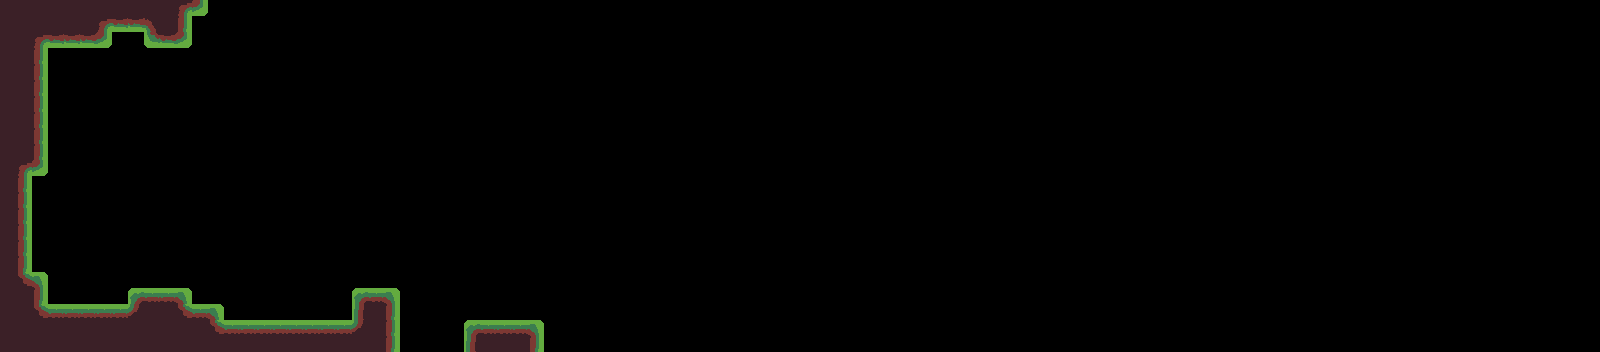

Tiled map render using the project's own tile images. Description and the whole map definition, tile-layer contents included, below:
An orthogonal 100x22 tile map with 16x16 px tiles, 1 tile layer (Tile Layer 1) and 3 objects.

<map version="1.5" tiledversion="1.7.2" orientation="orthogonal" renderorder="right-down" width="100" height="22" tilewidth="16" tileheight="16" infinite="0" nextlayerid="6" nextobjectid="26">
 <tileset firstgid="1" source="tileset_grass.tsx" />
 <layer id="1" name="Tile Layer 1" width="100" height="22">
  <data encoding="csv">
12,12,12,12,12,12,12,12,12,12,12,4,23,0,0,0,0,0,0,0,0,0,0,0,0,0,0,0,0,0,0,0,0,0,0,0,0,0,0,0,0,0,0,0,0,0,0,0,0,0,0,0,0,0,0,0,0,0,0,0,0,0,0,0,0,0,0,0,0,0,0,0,0,0,0,0,0,0,0,0,0,0,0,0,0,0,0,0,0,0,0,0,0,0,0,0,0,0,0,0,
12,12,12,12,12,12,4,22,22,5,12,13,0,0,0,0,0,0,0,0,0,0,0,0,0,0,0,0,0,0,0,0,0,0,0,0,0,0,0,0,0,0,0,0,0,0,0,0,0,0,0,0,0,0,0,0,0,0,0,0,0,0,0,0,0,0,0,0,0,0,0,0,0,0,0,0,0,0,0,0,0,0,0,0,0,0,0,0,0,0,0,0,0,0,0,0,0,0,0,0,
12,12,4,22,22,22,23,0,0,21,22,23,0,0,0,0,0,0,0,0,0,0,0,0,0,0,0,0,0,0,0,0,0,0,0,0,0,0,0,0,0,0,0,0,0,0,0,0,0,0,0,0,0,0,0,0,0,0,0,0,0,0,0,0,0,0,0,0,0,0,0,0,0,0,0,0,0,0,0,0,0,0,0,0,0,0,0,0,0,0,0,0,0,0,0,0,0,0,0,0,
12,12,13,0,0,0,0,0,0,0,0,0,0,0,0,0,0,0,0,0,0,0,0,0,0,0,0,0,0,0,0,0,0,0,0,0,0,0,0,0,0,0,0,0,0,0,0,0,0,0,0,0,0,0,0,0,0,0,0,0,0,0,0,0,0,0,0,0,0,0,0,0,0,0,0,0,0,0,0,0,0,0,0,0,0,0,0,0,0,0,0,0,0,0,0,0,0,0,0,0,
12,12,13,0,0,0,0,0,0,0,0,0,0,0,0,0,0,0,0,0,0,0,0,0,0,0,0,0,0,0,0,0,0,0,0,0,0,0,0,0,0,0,0,0,0,0,0,0,0,0,0,0,0,0,0,0,0,0,0,0,0,0,0,0,0,0,0,0,0,0,0,0,0,0,0,0,0,0,0,0,0,0,0,0,0,0,0,0,0,0,0,0,0,0,0,0,0,0,0,0,
12,12,13,0,0,0,0,0,0,0,0,0,0,0,0,0,0,0,0,0,0,0,0,0,0,0,0,0,0,0,0,0,0,0,0,0,0,0,0,0,0,0,0,0,0,0,0,0,0,0,0,0,0,0,0,0,0,0,0,0,0,0,0,0,0,0,0,0,0,0,0,0,0,0,0,0,0,0,0,0,0,0,0,0,0,0,0,0,0,0,0,0,0,0,0,0,0,0,0,0,
12,12,13,0,0,0,0,0,0,0,0,0,0,0,0,0,0,0,0,0,0,0,0,0,0,0,0,0,0,0,0,0,0,0,0,0,0,0,0,0,0,0,0,0,0,0,0,0,0,0,0,0,0,0,0,0,0,0,0,0,0,0,0,0,0,0,0,0,0,0,0,0,0,0,0,0,0,0,0,0,0,0,0,0,0,0,0,0,0,0,0,0,0,0,0,0,0,0,0,0,
12,12,13,0,0,0,0,0,0,0,0,0,0,0,0,0,0,0,0,0,0,0,0,0,0,0,0,0,0,0,0,0,0,0,0,0,0,0,0,0,0,0,0,0,0,0,0,0,0,0,0,0,0,0,0,0,0,0,0,0,0,0,0,0,0,0,0,0,0,0,0,0,0,0,0,0,0,0,0,0,0,0,0,0,0,0,0,0,0,0,0,0,0,0,0,0,0,0,0,0,
12,12,13,0,0,0,0,0,0,0,0,0,0,0,0,0,0,0,0,0,0,0,0,0,0,0,0,0,0,0,0,0,0,0,0,0,0,0,0,0,0,0,0,0,0,0,0,0,0,0,0,0,0,0,0,0,0,0,0,0,0,0,0,0,0,0,0,0,0,0,0,0,0,0,0,0,0,0,0,0,0,0,0,0,0,0,0,0,0,0,0,0,0,0,0,0,0,0,0,0,
12,12,13,0,0,0,0,0,0,0,0,0,0,0,0,0,0,0,0,0,0,0,0,0,0,0,0,0,0,0,0,0,0,0,0,0,0,0,0,0,0,0,0,0,0,0,0,0,0,0,0,0,0,0,0,0,0,0,0,0,0,0,0,0,0,0,0,0,0,0,0,0,0,0,0,0,0,0,0,0,0,0,0,0,0,0,0,0,0,0,0,0,0,0,0,0,0,0,0,0,
12,4,23,0,0,0,0,0,0,0,0,0,0,0,0,0,0,0,0,0,0,0,0,0,0,0,0,0,0,0,0,0,0,0,0,0,0,0,0,0,0,0,0,0,0,0,0,0,0,0,0,0,0,0,0,0,0,0,0,0,0,0,0,0,0,0,0,0,0,0,0,0,0,0,0,0,0,0,0,0,0,0,0,0,0,0,0,0,0,0,0,0,0,0,0,0,0,0,0,0,
12,13,0,0,0,0,0,0,0,0,0,0,0,0,0,0,0,0,0,0,0,0,0,0,0,0,0,0,0,0,0,0,0,0,0,0,0,0,0,0,0,0,0,0,0,0,0,0,0,0,0,0,0,0,0,0,0,0,0,0,0,0,0,0,0,0,0,0,0,0,0,0,0,0,0,0,0,0,0,0,0,0,0,0,0,0,0,0,0,0,0,0,0,0,0,0,0,0,0,0,
12,13,0,0,0,0,0,0,0,0,0,0,0,0,0,0,0,0,0,0,0,0,0,0,0,0,0,0,0,0,0,0,0,0,0,0,0,0,0,0,0,0,0,0,0,0,0,0,0,0,0,0,0,0,0,0,0,0,0,0,0,0,0,0,0,0,0,0,0,0,0,0,0,0,0,0,0,0,0,0,0,0,0,0,0,0,0,0,0,0,0,0,0,0,0,0,0,0,0,0,
12,13,0,0,0,0,0,0,0,0,0,0,0,0,0,0,0,0,0,0,0,0,0,0,0,0,0,0,0,0,0,0,0,0,0,0,0,0,0,0,0,0,0,0,0,0,0,0,0,0,0,0,0,0,0,0,0,0,0,0,0,0,0,0,0,0,0,0,0,0,0,0,0,0,0,0,0,0,0,0,0,0,0,0,0,0,0,0,0,0,0,0,0,0,0,0,0,0,0,0,
12,13,0,0,0,0,0,0,0,0,0,0,0,0,0,0,0,0,0,0,0,0,0,0,0,0,0,0,0,0,0,0,0,0,0,0,0,0,0,0,0,0,0,0,0,0,0,0,0,0,0,0,0,0,0,0,0,0,0,0,0,0,0,0,0,0,0,0,0,0,0,0,0,0,0,0,0,0,0,0,0,0,0,0,0,0,0,0,0,0,0,0,0,0,0,0,0,0,0,0,
12,13,0,0,0,0,0,0,0,0,0,0,0,0,0,0,0,0,0,0,0,0,0,0,0,0,0,0,0,0,0,0,0,0,0,0,0,0,0,0,0,0,0,0,0,0,0,0,0,0,0,0,0,0,0,0,0,0,0,0,0,0,0,0,0,0,0,0,0,0,0,0,0,0,0,0,0,0,0,0,0,0,0,0,0,0,0,0,0,0,0,0,0,0,0,0,0,0,0,0,
12,13,0,0,0,0,0,0,0,0,0,0,0,0,0,0,0,0,0,0,0,0,0,0,0,0,0,0,0,0,0,0,0,0,0,0,0,0,0,0,0,0,0,0,0,0,0,0,0,0,0,0,0,0,0,0,0,0,0,0,0,0,0,0,0,0,0,0,0,0,0,0,0,0,0,0,0,0,0,0,0,0,0,0,0,0,0,0,0,0,0,0,0,0,0,0,0,0,0,0,
12,14,3,0,0,0,0,0,0,0,0,0,0,0,0,0,0,0,0,0,0,0,0,0,0,0,0,0,0,0,0,0,0,0,0,0,0,0,0,0,0,0,0,0,0,0,0,0,0,0,0,0,0,0,0,0,0,0,0,0,0,0,0,0,0,0,0,0,0,0,0,0,0,0,0,0,0,0,0,0,0,0,0,0,0,0,0,0,0,0,0,0,0,0,0,0,0,0,0,0,
12,12,13,0,0,0,0,0,1,2,2,3,0,0,0,0,0,0,0,0,0,0,1,2,3,0,0,0,0,0,0,0,0,0,0,0,0,0,0,0,0,0,0,0,0,0,0,0,0,0,0,0,0,0,0,0,0,0,0,0,0,0,0,0,0,0,0,0,0,0,0,0,0,0,0,0,0,0,0,0,0,0,0,0,0,0,0,0,0,0,0,0,0,0,0,0,0,0,0,0,
12,12,14,2,2,2,2,2,15,12,12,14,2,3,0,0,0,0,0,0,0,0,11,12,13,0,0,0,0,0,0,0,0,0,0,0,0,0,0,0,0,0,0,0,0,0,0,0,0,0,0,0,0,0,0,0,0,0,0,0,0,0,0,0,0,0,0,0,0,0,0,0,0,0,0,0,0,0,0,0,0,0,0,0,0,0,0,0,0,0,0,0,0,0,0,0,0,0,0,0,
12,12,12,12,12,12,12,12,12,12,12,12,12,14,2,2,2,2,2,2,2,2,15,12,13,0,0,0,0,1,2,2,2,3,0,0,0,0,0,0,0,0,0,0,0,0,0,0,0,0,0,0,0,0,0,0,0,0,0,0,0,0,0,0,0,0,0,0,0,0,0,0,0,0,0,0,0,0,0,0,0,0,0,0,0,0,0,0,0,0,0,0,0,0,0,0,0,0,0,0,
12,12,12,12,12,12,12,12,12,12,12,12,12,12,12,12,12,12,12,12,12,12,12,12,13,0,0,0,0,11,12,12,12,13,0,0,0,0,0,0,0,0,0,0,0,0,0,0,0,0,0,0,0,0,0,0,0,0,0,0,0,0,0,0,0,0,0,0,0,0,0,0,0,0,0,0,0,0,0,0,0,0,0,0,0,0,0,0,0,0,0,0,0,0,0,0,0,0,0,0
</data>
 </layer>
 <objectgroup id="5" name="Entities">
  <object id="23" gid="46" x="304" y="320" width="16" height="16" />
  <object id="24" gid="46" x="512" y="320" width="16" height="16" />
  <object id="25" gid="41" x="80" y="304" width="16" height="16" />
 </objectgroup>
</map>
